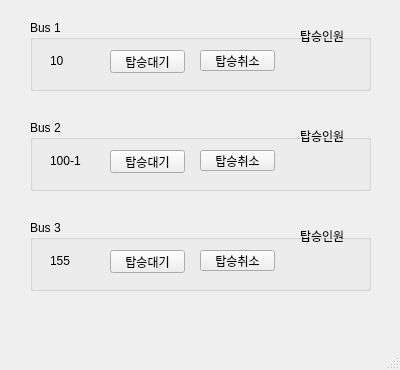
<?xml version="1.0" encoding="UTF-8"?>
<ui version="4.0">
 <class>MainWindow</class>
 <widget class="QMainWindow" name="MainWindow">
  <property name="geometry">
   <rect>
    <x>0</x>
    <y>0</y>
    <width>400</width>
    <height>370</height>
   </rect>
  </property>
  <property name="minimumSize">
   <size>
    <width>400</width>
    <height>370</height>
   </size>
  </property>
  <property name="maximumSize">
   <size>
    <width>400</width>
    <height>370</height>
   </size>
  </property>
  <property name="windowTitle">
   <string>Bus Stop</string>
  </property>
  <widget class="QWidget" name="centralwidget">
   <widget class="QGroupBox" name="groupBox">
    <property name="geometry">
     <rect>
      <x>30</x>
      <y>120</y>
      <width>341</width>
      <height>71</height>
     </rect>
    </property>
    <property name="title">
     <string>Bus 2</string>
    </property>
    <widget class="QPushButton" name="bus1Plus">
     <property name="geometry">
      <rect>
       <x>80</x>
       <y>30</y>
       <width>75</width>
       <height>23</height>
      </rect>
     </property>
     <property name="text">
      <string>탑승대기</string>
     </property>
    </widget>
    <widget class="QPushButton" name="bus1Minus">
     <property name="geometry">
      <rect>
       <x>170</x>
       <y>30</y>
       <width>75</width>
       <height>21</height>
      </rect>
     </property>
     <property name="text">
      <string>탑승취소</string>
     </property>
    </widget>
    <widget class="QLabel" name="bus">
     <property name="geometry">
      <rect>
       <x>20</x>
       <y>30</y>
       <width>51</width>
       <height>21</height>
      </rect>
     </property>
     <property name="text">
      <string>100-1</string>
     </property>
    </widget>
    <widget class="QLabel" name="label">
     <property name="geometry">
      <rect>
       <x>270</x>
       <y>0</y>
       <width>51</width>
       <height>31</height>
      </rect>
     </property>
     <property name="text">
      <string>탑승인원</string>
     </property>
    </widget>
    <widget class="QLabel" name="bus1Cnt">
     <property name="geometry">
      <rect>
       <x>270</x>
       <y>30</y>
       <width>51</width>
       <height>21</height>
      </rect>
     </property>
     <property name="text">
      <string/>
     </property>
    </widget>
   </widget>
   <widget class="QGroupBox" name="groupBox_2">
    <property name="geometry">
     <rect>
      <x>30</x>
      <y>220</y>
      <width>341</width>
      <height>71</height>
     </rect>
    </property>
    <property name="title">
     <string>Bus 3</string>
    </property>
    <widget class="QPushButton" name="bus2Plus">
     <property name="geometry">
      <rect>
       <x>80</x>
       <y>30</y>
       <width>75</width>
       <height>23</height>
      </rect>
     </property>
     <property name="text">
      <string>탑승대기</string>
     </property>
    </widget>
    <widget class="QPushButton" name="bus2Minus">
     <property name="geometry">
      <rect>
       <x>170</x>
       <y>30</y>
       <width>75</width>
       <height>21</height>
      </rect>
     </property>
     <property name="text">
      <string>탑승취소</string>
     </property>
    </widget>
    <widget class="QLabel" name="bus2">
     <property name="geometry">
      <rect>
       <x>20</x>
       <y>30</y>
       <width>51</width>
       <height>21</height>
      </rect>
     </property>
     <property name="text">
      <string>155</string>
     </property>
    </widget>
    <widget class="QLabel" name="label2">
     <property name="geometry">
      <rect>
       <x>270</x>
       <y>0</y>
       <width>51</width>
       <height>31</height>
      </rect>
     </property>
     <property name="text">
      <string>탑승인원</string>
     </property>
    </widget>
    <widget class="QLabel" name="bus2Cnt">
     <property name="geometry">
      <rect>
       <x>270</x>
       <y>30</y>
       <width>51</width>
       <height>21</height>
      </rect>
     </property>
     <property name="text">
      <string/>
     </property>
    </widget>
   </widget>
   <widget class="QGroupBox" name="groupBox_3">
    <property name="geometry">
     <rect>
      <x>30</x>
      <y>20</y>
      <width>341</width>
      <height>71</height>
     </rect>
    </property>
    <property name="title">
     <string>Bus 1</string>
    </property>
    <widget class="QPushButton" name="bus3Plus">
     <property name="geometry">
      <rect>
       <x>80</x>
       <y>30</y>
       <width>75</width>
       <height>23</height>
      </rect>
     </property>
     <property name="text">
      <string>탑승대기</string>
     </property>
    </widget>
    <widget class="QPushButton" name="bus3Minus">
     <property name="geometry">
      <rect>
       <x>170</x>
       <y>30</y>
       <width>75</width>
       <height>21</height>
      </rect>
     </property>
     <property name="text">
      <string>탑승취소</string>
     </property>
    </widget>
    <widget class="QLabel" name="bus3">
     <property name="geometry">
      <rect>
       <x>20</x>
       <y>30</y>
       <width>51</width>
       <height>21</height>
      </rect>
     </property>
     <property name="text">
      <string>10</string>
     </property>
    </widget>
    <widget class="QLabel" name="label3">
     <property name="geometry">
      <rect>
       <x>270</x>
       <y>0</y>
       <width>51</width>
       <height>31</height>
      </rect>
     </property>
     <property name="text">
      <string>탑승인원</string>
     </property>
    </widget>
    <widget class="QLabel" name="bus3Cnt">
     <property name="geometry">
      <rect>
       <x>270</x>
       <y>30</y>
       <width>51</width>
       <height>21</height>
      </rect>
     </property>
     <property name="text">
      <string/>
     </property>
    </widget>
   </widget>
  </widget>
  <widget class="QMenuBar" name="menubar">
   <property name="geometry">
    <rect>
     <x>0</x>
     <y>0</y>
     <width>400</width>
     <height>21</height>
    </rect>
   </property>
  </widget>
  <widget class="QStatusBar" name="statusbar"/>
 </widget>
 <resources/>
 <connections/>
</ui>
